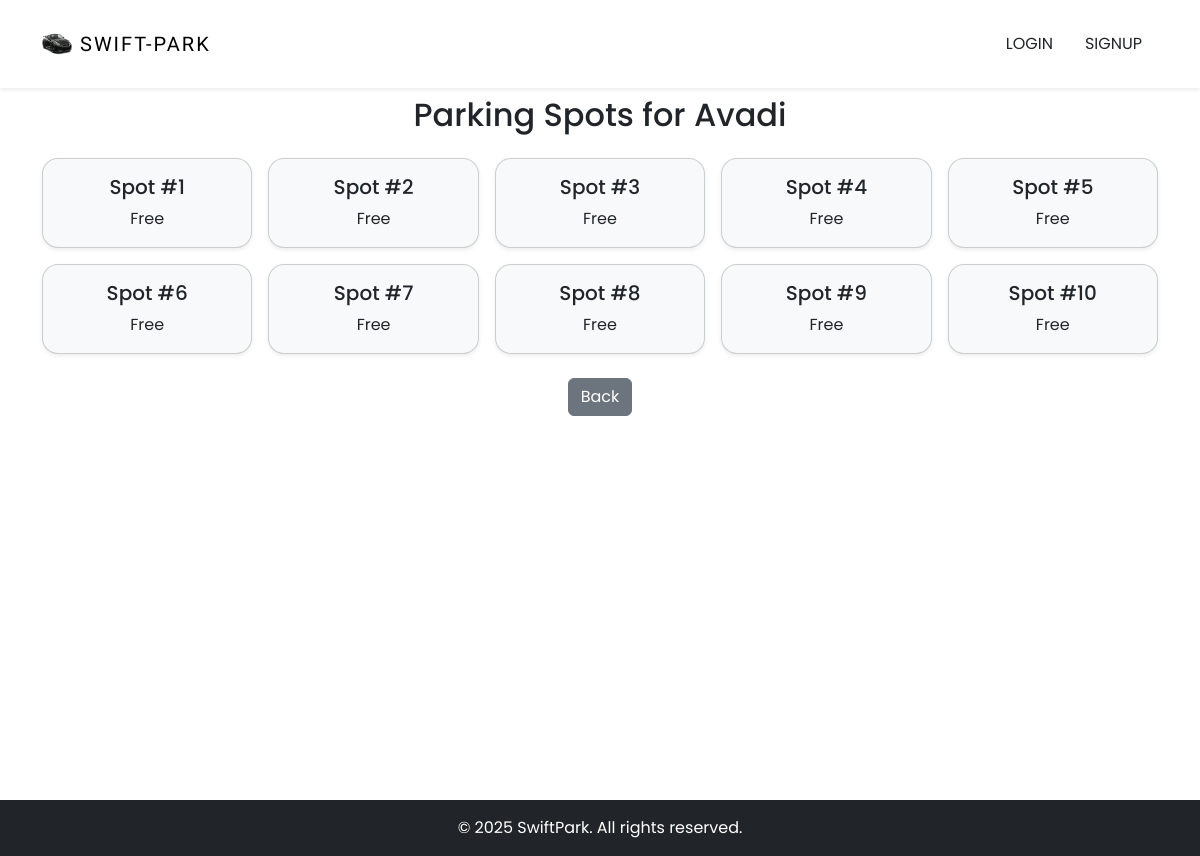
The page /user/spots/1 on the database its author committed.
### WorkSpace/models.py (models this page shows, shortened)
class ParkingLot(db.Model):
    id = db.Column(db.Integer, primary_key=True)
    prime_location_name = db.Column(db.String(150), nullable=False)
    price = db.Column(db.Float, nullable=False)
    address = db.Column(db.String(250), nullable=False)
    pin_code = db.Column(db.Integer, nullable=False)
    maximun_number_of_spots = db.Column(db.Integer, nullable=False)
    spots = db.relationship('ParkingSpot', backref='lot', lazy=True)
    reservations = db.relationship('Reservation', backref='lot', lazy=True)

class ParkingSpot(db.Model):
    id = db.Column(db.Integer, primary_key=True)
    lot_id = db.Column(db.Integer, db.ForeignKey('parking_lot.id'), nullable=False)
    status = db.Column(db.String(1), nullable=False)  # 'F' or 'O'
    reservations = db.relationship('Reservation', backref='spot', lazy=True)

### WorkSpace/routes.py (the view)
@routes.route('/user/spots/<int:lot_id>')
def show_spots(lot_id):
    spots = ParkingSpot.query.filter_by(lot_id=lot_id, status='F').all()
    parking_lot = ParkingLot.query.get_or_404(lot_id)
    return render_template('spots.html', spots=spots, parking_lot=parking_lot)

### WorkSpace/templates/spots.html
{% extends "base.html" %}
{% block content %}
<div class="d-flex flex-column min-vh-100">
    <div class="container mt-5 pt-5 flex-grow-1">
        <h2 class="mb-4 text-center">Parking Spots for {{ parking_lot.prime_location_name }}</h2>
        <div class="row row-cols-2 row-cols-sm-3 row-cols-md-4 row-cols-lg-5 g-3 justify-content-center">
            {% for spot in spots %}
            <div class="col">
                <div class="card text-center shadow-sm {% if spot.status == 'O' %}bg-danger text-white{% else %}bg-light{% endif %}">
                    <div class="card-body p-3">
                        <h5 class="card-title">Spot #{{spot.id}}</h5>
                        <p class="card-text">{{ 'Occupied' if spot.status == 'O' else 'Free' }}</p>
                    </div>
                </div>
            </div>
            {% endfor %}
        </div>
        <div class="text-center mt-4">
            <a href="{{ url_for('routes.user') }}" class="btn btn-secondary">Back</a>
        </div>
    </div>
</div>
{% endblock %}

### WorkSpace/static/styling/styles.css (style rules this page uses)
:root { --lg-font: 'Kaisei Tokumin', serif; --sm-font: 'Poppins', sans-serif; --color: --white; }
body { font-family: 'Poppins' , 'sans-serif'; }
.card { transition: transform 0.2s ease, box-shadow 0.3s ease; border-radius: 16px; }

### rows shown on the page
ParkingLot: prime_location_name "Avadi"
ParkingSpot: id "1", status "Free"
ParkingSpot: id "2", status "Free"
ParkingSpot: id "3", status "Free"
ParkingSpot: id "4", status "Free"
ParkingSpot: id "5", status "Free"
ParkingSpot: id "6", status "Free"
ParkingSpot: id "7", status "Free"
ParkingSpot: id "8", status "Free"
ParkingSpot: id "9", status "Free"
ParkingSpot: id "10", status "Free"
